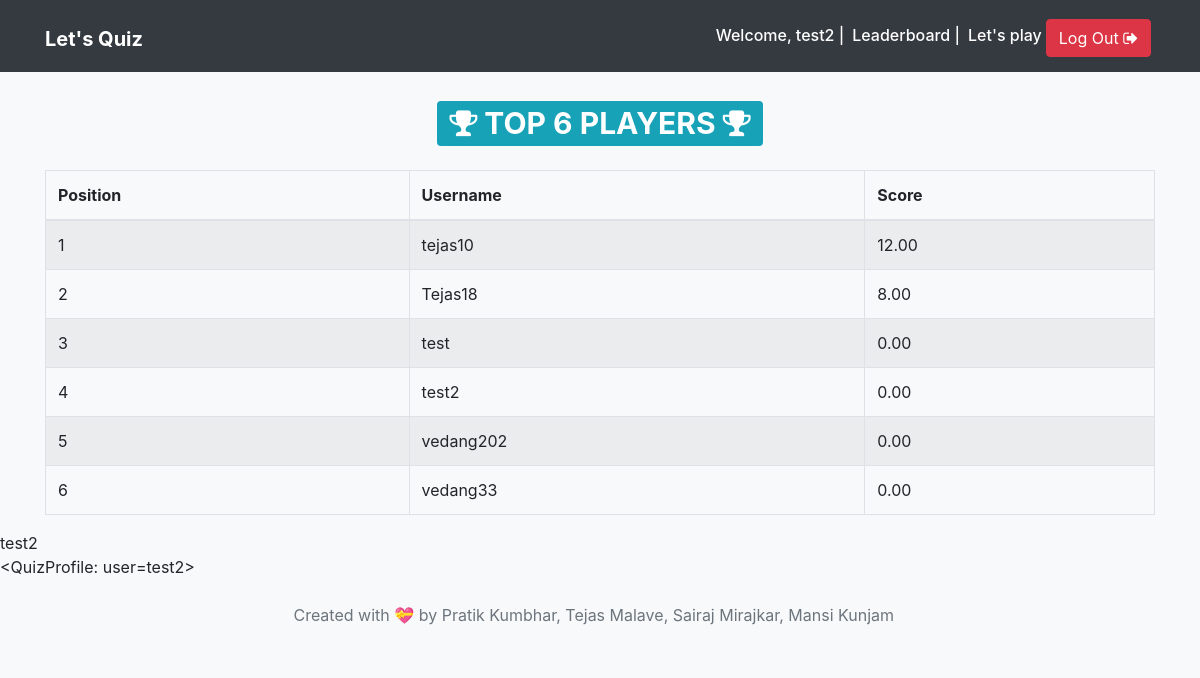
Screenshot of /leaderboard/ (signed in) with the database file from the repository.
### quiz/models.py (models this page shows, shortened)
class QuizProfile(TimeStampedModel):
    user = models.OneToOneField(User, on_delete=models.CASCADE)
    total_score = models.DecimalField(_('Total Score'), default=0, decimal_places=2, max_digits=10)
    def __str__(self):
        return f'<QuizProfile: user={self.user}>'

### quiz/views.py (the view)
# urls.py: re_path(r'^leaderboard/$', views.leaderboard, name='leaderboard'),
def leaderboard(request):
    top_quiz_profiles = QuizProfile.objects.order_by('-total_score')[:500]
    total_count = top_quiz_profiles.count()
    qp = QuizProfile.objects.get(user_id=request.user)
    context = {
        'top_quiz_profiles': top_quiz_profiles,
        'total_count': total_count,
        'score': qp
    }
    return render(request, 'quiz/leaderboard.html', context=context)

### templates/quiz/leaderboard.html (shortened to what this page needs)
{% extends 'base.html' %}
{% block content %}
<div class="container">
    <h1 class="text-center my-4"><span class="badge badge-info"><i class="fa fa-trophy" aria-hidden="true"></i> TOP {{ total_count }} PLAYERS <i class="fa fa-trophy" aria-hidden="true"></i></span></h1>
    <table class="table table-striped table-bordered">
        <thead>
            <tr>
                <th>Position</th>
                <th>Username</th>
                <th>Score</th>
            </tr>
        </thead>
        <tbody>
            {% for quiz_profile in top_quiz_profiles %}
            <tr>
                <td>{{ forloop.counter }}</td>
                <td>{{ quiz_profile.user.username }}</td>
                <td>{{ quiz_profile.total_score }}</td>
            </tr>
            {% endfor %}
        </tbody>
    </table>
</div>
<div id="usern">{{ user.get_username }}</div>
<div id="score">{{ score }}</div>
{% endblock content %}

### templates/base.html (shortened to what this page needs)
{% load static %}
<!doctype html>
<html lang="en">
<head>
    <link rel="stylesheet" href="https://maxcdn.bootstrapcdn.com/bootstrap/4.0.0-beta.2/css/bootstrap.min.css">
    <link rel="stylesheet" href="https://maxcdn.bootstrapcdn.com/font-awesome/4.7.0/css/font-awesome.min.css">
    <link rel="stylesheet" href="https://maxcdn.bootstrapcdn.com/font-awesome/4.7.0/css/font-awesome.min.css">
    <link rel="stylesheet" href="{% static 'css/main.css' %}">
</head>
<body class="bg-light">
    <nav class="navbar navbar-expand-md navbar-dark bg-dark">
        <div class="container">
            <h1><a href="{% url 'quiz:home' %}" class="navbar-brand">
            <strong>Let's Quiz</strong></a></h1>
            <div class="collapse navbar-collapse justify-content-end " id="navbar">
                {% if not request.user.is_active %}
                <a href="{% url 'quiz:leaderboard' %}" class="btn btn-info mt-1 mx-1">Leaderboard</a>
                <a href="{% url 'quiz:login' %}" class="btn btn-info mt-1"><i class="fa fa-sign-in" aria-hidden="true"></i> Log In</a>
                {% else %}
                <h6 class="text-white mt-2 mr-2">Welcome, {{ request.user.username }} | </h6>
                <h6 class="text-white mt-2 mr-2"><a href="{% url 'quiz:leaderboard' %}" class="text-white">Leaderboard</a> |</h6>
                <h6 class="mt-2"><a href="{% url 'quiz:play' %}" class="text-white">Let's play</a></h6>
                <a href="{% url 'quiz:logout' %}" class="btn btn-danger mt-1 mx-1">Log Out <i class="fa fa-sign-out" aria-hidden="true"></i></a>
                {% endif %}
            </div>
        </div>
    </nav>
    {% block content %}
    {% endblock content %}
    <footer class="bg-light text-muted py-0">
        <div class="container py-4">
            <ul class="list-inline mb-0 text-center">
                <li class="list-inline-item">Created with 💝 by Pratik Kumbhar, Tejas Malave, Sairaj Mirajkar, Mansi Kunjam </li>
            </ul>
        </div>
    </footer>
</body>
</html>

### rows the page displays
QuizProfile: user.username "tejas10", total_score "12.00"
QuizProfile: user.username "Tejas18", total_score "8.00"
QuizProfile: user.username "test", total_score "0.00"
QuizProfile: user.username "test2", total_score "0.00", user.username "<QuizProfile: user=test2>"
QuizProfile: user.username "vedang202", total_score "0.00"
QuizProfile: user.username "vedang33", total_score "0.00"

### other values shown
{{ request.user.username }} "test2"
{{ total_count }} "6"
{{ user.get_username }} "test2"
